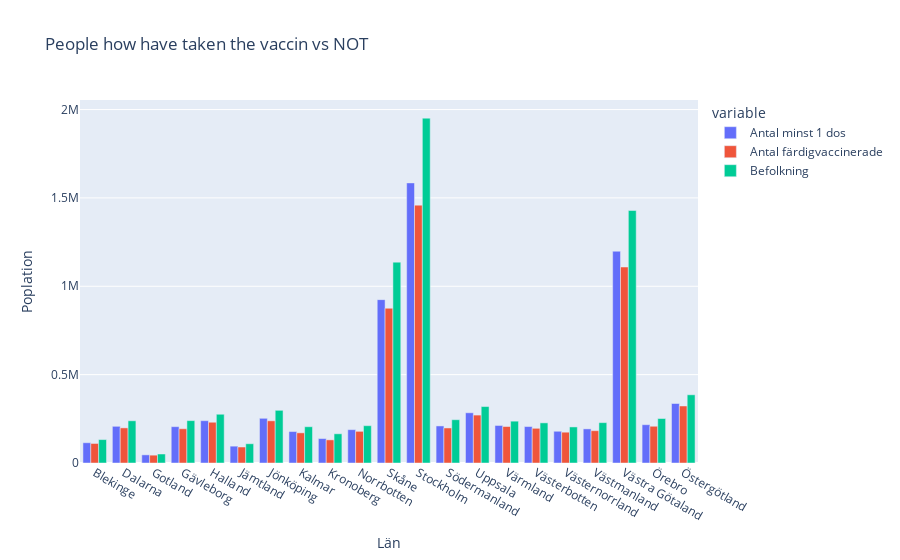

Notebook code cell kept with this figure:
### Code cell
fig2 = px.bar(vaccinvscrazy, x='Län_namn', y=['Antal minst 1 dos','Antal färdigvaccinerade', 'Befolkning'], barmode="group", title='People how have taken the vaccin vs NOT', labels={'Län_namn':'Län','value':'Poplation'})
fig2.show()

### Figure 1 — Plotly figure (JSON) as saved in the notebook; plotly's stock layout.template omitted (floating-point values rounded to 4 significant figures)
{"data": [{"alignmentgroup": "True", "hovertemplate": "variable=Antal minst 1 dos<br>Län=%{x}<br>Poplation=%{y}<extra></extra>", "legendgroup": "Antal minst 1 dos", "marker": {"color": "#636efa", "pattern": {"shape": ""}}, "name": "Antal minst 1 dos", "offsetgroup": "Antal minst 1 dos", "orientation": "v", "showlegend": true, "textposition": "auto", "type": "bar", "x": ["Blekinge", "Dalarna", "Gotland", "Gävleborg", "Halland", "Jämtland", "Jönköping", "Kalmar", "Kronoberg", "Norrbotten", "Skåne", "Stockholm", "Södermanland", "Uppsala", "Värmland", "Västerbotten", "Västernorrland", "Västmanland", "Västra Götaland", "Örebro", "Östergötland"], "xaxis": "x", "y": [114711, 207596, 46143, 205563, 239400, 95357, 252915, 178030, 138254, 188604, 924401, 1584895, 209702, 284138, 212359, 206223, 179601, 193000, 1198310, 216725, 336692], "yaxis": "y"}, {"alignmentgroup": "True", "hovertemplate": "variable=Antal färdigvaccinerade<br>Län=%{x}<br>Poplation=%{y}<extra></extra>", "legendgroup": "Antal färdigvaccinerade", "marker": {"color": "#EF553B", "pattern": {"shape": ""}}, "name": "Antal färdigvaccinerade", "offsetgroup": "Antal färdigvaccinerade", "orientation": "v", "showlegend": true, "textposition": "auto", "type": "bar", "x": ["Blekinge", "Dalarna", "Gotland", "Gävleborg", "Halland", "Jämtland", "Jönköping", "Kalmar", "Kronoberg", "Norrbotten", "Skåne", "Stockholm", "Södermanland", "Uppsala", "Värmland", "Västerbotten", "Västernorrland", "Västmanland", "Västra Götaland", "Örebro", "Östergötland"], "xaxis": "x", "y": [110497, 198688, 44359, 193853, 230634, 90406, 238710, 170670, 130930, 179118, 875634, 1459095, 198260, 271144, 206427, 196346, 174331, 182788, 1108998, 207926, 322632], "yaxis": "y"}, {"alignmentgroup": "True", "hovertemplate": "variable=Befolkning<br>Län=%{x}<br>Poplation=%{y}<extra></extra>", "legendgroup": "Befolkning", "marker": {"color": "#00cc96", "pattern": {"shape": ""}}, "name": "Befolkning", "offsetgroup": "Befolkning", "orientation": "v", "showlegend": true, "textposition": "auto", "type": "bar", "x": ["Blekinge", "Dalarna", "Gotland", "Gävleborg", "Halland", "Jämtland", "Jönköping", "Kalmar", "Kronoberg", "Norrbotten", "Skåne", "Stockholm", "Södermanland", "Uppsala", "Värmland", "Västerbotten", "Västernorrland", "Västmanland", "Västra Götaland", "Örebro", "Östergötland"], "xaxis": "x", "y": [132463, 238920, 50863, 239812, 275840, 108953, 298157, 205281, 165291, 211129, 1136603, 1951266, 244962, 319391, 236675, 227145, 204091, 228378, 1428628, 251671, 385978], "yaxis": "y"}], "layout": {"barmode": "group", "legend": {"title": {"text": "variable"}, "tracegroupgap": 0}, "title": {"text": "People how have taken the vaccin vs NOT"}, "xaxis": {"anchor": "y", "domain": [0, 1], "title": {"text": "Län"}}, "yaxis": {"anchor": "x", "domain": [0, 1], "title": {"text": "Poplation"}}}}
